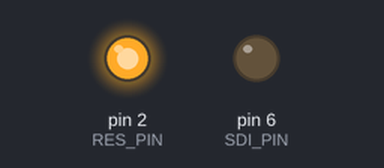
Simulated run of this sketch. Board: Arduino Uno, built with avr-gcc and run on an emulated ATmega328P. Parts: output pins drawn as LEDs (lit = HIGH). Pins used as bus, display or sensor lines are not drawn; what the sketch prints to the serial monitor is not drawn.

Above: at 0.01 s.
At 48.1 s:
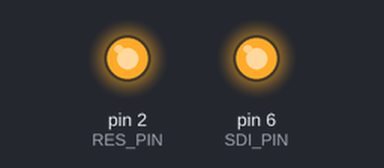
Timing chart, 0 to 49.6 s (numbered marks = the images above):
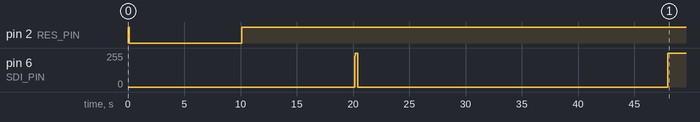

The sketch:

sketch_mar27b.ino
```cpp
// 定义引脚（根据实际连接修改）
#define TE_PIN   1  // 帧同步（未使用）
#define RES_PIN  2  // 复位
#define DC_PIN   3  // 数据/命令选择
#define CS_PIN   4  // 片选
#define SCLK_PIN 5  // 软件SPI时钟
#define SDI_PIN  6  // 软件SPI数据输出

// 屏幕参数
const uint16_t SCREEN_WIDTH = 168;   // 列数
const uint16_t SCREEN_HEIGHT = 384;  // 行数
const uint8_t COL_ADDR_START = 0x17; // 列起始地址
const uint8_t COL_ADDR_END = 0x24;   // 列结束地址
const uint8_t ROW_ADDR_START = 0x00; // 行起始地址
const uint8_t ROW_ADDR_END = 0xBF;   // 行结束地址

// 颜色定义（4字节格式）
#define COLOR_WHITE 0xFF, 0xFF, 0xFF, 0xFF
#define COLOR_BLACK 0x00, 0x00, 0x00, 0x00

//-----------------------------------------------------------------------------
// SoftSPI 数据传输函数
//-----------------------------------------------------------------------------
void SPI_Transfer(uint8_t data) {
  for (uint8_t bit = 0; bit < 8; bit++) {
    digitalWrite(SCLK_PIN, LOW);              // 时钟下降沿
    digitalWrite(SDI_PIN, (data & 0x80) ? HIGH : LOW); // 发送最高位
    digitalWrite(SCLK_PIN, HIGH);             // 时钟上升沿（数据采样）
    data <<= 1;
  }
}

//-----------------------------------------------------------------------------
// 写命令和数据函数（SoftSPI）
//-----------------------------------------------------------------------------
void Write_Command(uint8_t cmd) {
  digitalWrite(DC_PIN, LOW);  // DC=0 表示命令
  digitalWrite(CS_PIN, LOW);
  SPI_Transfer(cmd);
  digitalWrite(CS_PIN, HIGH);
}

void Write_Data(uint8_t data) {
  digitalWrite(DC_PIN, HIGH); // DC=1 表示数据
  digitalWrite(CS_PIN, LOW);
  SPI_Transfer(data);
  digitalWrite(CS_PIN, HIGH);
}

//-----------------------------------------------------------------------------
// 初始化函数（与原代码一致）
//-----------------------------------------------------------------------------
void Initial_ST7305() {
  // 复位屏幕
  digitalWrite(RES_PIN, HIGH);
  delay(100);
  digitalWrite(RES_PIN, LOW);
  delay(10000);
  digitalWrite(RES_PIN, HIGH);
  delay(10000);

  // 7305 初始化命令
  Write_Command(0xD6); // NVM Load Control
  Write_Data(0x17);
  Write_Data(0x02);

  Write_Command(0xD1); // Booster Enable
  Write_Data(0x01);

  Write_Command(0xC0); // Gate Voltage Setting
  Write_Data(0x08); // VGH 00:8V  04:10V  08:12V   0E:15V
  Write_Data(0x06); // VGL 00:-5V   04:-7V   0A:-10V

  Write_Command(0xC1); // VSHP Setting (4.8V)
  Write_Data(0x3C); // VSHP1
  Write_Data(0x3C); // VSHP2
  Write_Data(0x3C); // VSHP3
  Write_Data(0x3C); // VSHP4

  Write_Command(0xC2); // VSLP Setting (0.98V)
  Write_Data(0x23); // VSLP1
  Write_Data(0x23); // VSLP2
  Write_Data(0x23); // VSLP3
  Write_Data(0x23); // VSLP4

  Write_Command(0xC4); // VSHN Setting (-3.6V)
  Write_Data(0x5A); // VSHN1
  Write_Data(0x5A); // VSHN2
  Write_Data(0x5A); // VSHN3
  Write_Data(0x5A); // VSHN4

  Write_Command(0xC5); // VSLN Setting (0.22V)
  Write_Data(0x37); // VSLN1
  Write_Data(0x37); // VSLN2
  Write_Data(0x37); // VSLN3
  Write_Data(0x37); // VSLN4

  Write_Command(0xD8); // HPM=32Hz
  Write_Data(0xA6); // ~51Hz
  Write_Data(0xE9); // ~1Hz

  Write_Command(0xB2); // Frame Rate Control
  Write_Data(0x12); // HPM=32hz ; LPM=1hz

  Write_Command(0xB3); // Update Period Gate EQ Control in HPM
  Write_Data(0xE5);
  Write_Data(0xF6);
  Write_Data(0x05); // HPM EQ Control
  Write_Data(0x46);
  Write_Data(0x77);
  Write_Data(0x77);
  Write_Data(0x77);
  Write_Data(0x77);
  Write_Data(0x76);
  Write_Data(0x45);

  Write_Command(0xB4); // Update Period Gate EQ Control in LPM
  Write_Data(0x05); // LPM EQ Control
  Write_Data(0x46);
  Write_Data(0x77);
  Write_Data(0x77);
  Write_Data(0x77);
  Write_Data(0x77);
  Write_Data(0x76);
  Write_Data(0x45);

  Write_Command(0x62); // Gate Timing Control
  Write_Data(0x32);
  Write_Data(0x03);
  Write_Data(0x1F);

  Write_Command(0xB7); // Source EQ Enable
  Write_Data(0x13);

  Write_Command(0xB0); // Gate Line Setting
  Write_Data(0x60); // 384 line

  Write_Command(0x11); // Sleep out
  delay(255);

  Write_Command(0xC9); // Source Voltage Select
  Write_Data(0x00); // VSHP1; VSLP1 ; VSHN1 ; VSLN1

  Write_Command(0x36); // Memory Data Access Control
  Write_Data(0x48); // MX=1 ; DO=1

  Write_Command(0x3A); // Data Format Select
  Write_Data(0x10); // 10:4write for 24bit ; 11: 3write for 24bit

  Write_Command(0xB9); // Gamma Mode Setting
  Write_Data(0x20); // 20: Mono 00:4GS

  Write_Command(0xB8); // Panel Setting
  Write_Data(0x09); // Panel Setting Frame inversion  09:column 29:dot_1-Frame 25:dot_1-Line

  // WRITE RAM 168 * 384
  Write_Command(0x2A); // Column Address Setting
  Write_Data(0x17);
  Write_Data(0x24);

  Write_Command(0x2B); // Row Address Setting
  Write_Data(0x00);
  Write_Data(0xBF);

  Write_Command(0x35); // TE
  Write_Data(0x00);

  Write_Command(0xD0); // Auto power down
  Write_Data(0xFF);

  Write_Command(0x39); // LPM

  Write_Command(0x29); // DISPLAY ON
}

//-----------------------------------------------------------------------------
// 地址和绘图函数（适配SoftSPI）
//-----------------------------------------------------------------------------
void Set_Address_Window(uint8_t col_start, uint8_t col_end, uint8_t row_start, uint8_t row_end) {
  Write_Command(0x2A); // 列地址
  Write_Data(col_start);
  Write_Data(col_end);

  Write_Command(0x2B); // 行地址
  Write_Data(row_start);
  Write_Data(row_end);

  Write_Command(0x2C); // 开始写入数据
}

void Pixel_To_Address(uint16_t x, uint16_t y, uint8_t *col, uint8_t *row) {
  *col = (x / 12) + COL_ADDR_START; // 列地址 = x/12 + 0x17
  *row = y / 2;                     // 行地址 = y/2
}

void Clear_Screen(uint8_t d1, uint8_t d2, uint8_t d3, uint8_t d4) {
  Draw_Rectangle(COL_ADDR_START, COL_ADDR_END, ROW_ADDR_START, ROW_ADDR_END, d1, d2, d3, d4);
}

void Draw_Rectangle(uint8_t col_start, uint8_t col_end, uint8_t row_start, uint8_t row_end,
                   uint8_t d1, uint8_t d2, uint8_t d3, uint8_t d4) {
  Set_Address_Window(col_start, col_end, row_start, row_end);

  // 计算总像素数（每个地址块对应12列×2行）
  uint16_t col_blocks = col_end - col_start + 1;
  uint16_t row_blocks = row_end - row_start + 1;
  uint32_t total_pixels = col_blocks * row_blocks * 12 * 2;

  // 批量发送数据（SoftSPI）
  digitalWrite(DC_PIN, HIGH);
  digitalWrite(CS_PIN, LOW);
  for (uint32_t i = 0; i < total_pixels; i++) {
    SPI_Transfer(d1);
    SPI_Transfer(d2);
    SPI_Transfer(d3);
    SPI_Transfer(d4);
  }
  digitalWrite(CS_PIN, HIGH);
}

//-----------------------------------------------------------------------------
// 主程序
//-----------------------------------------------------------------------------
void setup() {
  // 初始化引脚
  pinMode(RES_PIN, OUTPUT);
  pinMode(DC_PIN, OUTPUT);
  pinMode(CS_PIN, OUTPUT);
  pinMode(SCLK_PIN, OUTPUT);
  pinMode(SDI_PIN, OUTPUT);

  Serial.begin(115200);
  Initial_ST7305();

  Clear_Screen(COLOR_BLACK);
  Clear_Screen(COLOR_WHITE);
  Serial.println("1");

  // 示例：绘制居中黑色矩形（需计算坐标）
  // uint8_t col_start, col_end, row_start, row_end;
  // Pixel_To_Address(34, 167, &col_start, &row_start);
  // Pixel_To_Address(134, 217, &col_end, &row_end);
  // Draw_Rectangle(col_start, col_end, row_start, row_end, COLOR_BLACK);
  Serial.println("1");
}

void loop() {}
```
